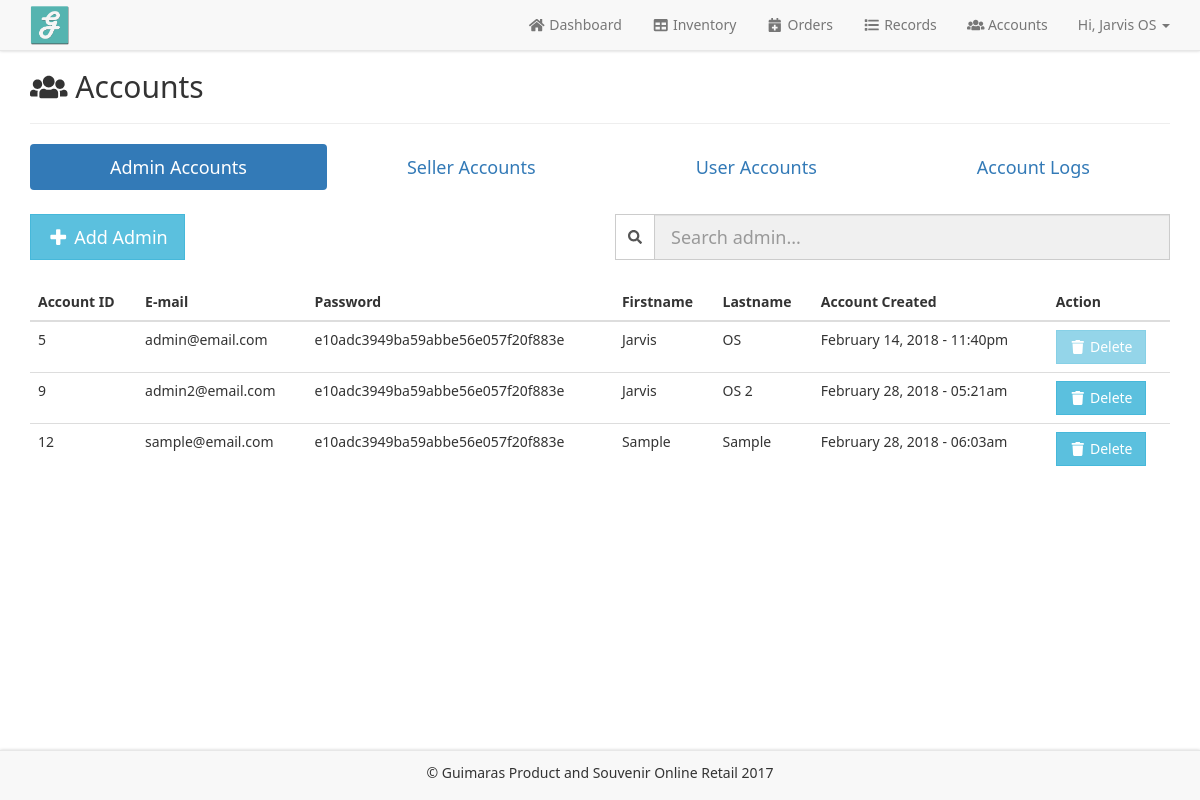
/admin/admin-accounts.php (signed in), run on the app's committed database.
### tables this page shows
CREATE TABLE `admins_tbl` (
  `acc_id` int(11) NOT NULL,
  `firstname` varchar(100) NOT NULL,
  `lastname` varchar(100) NOT NULL
);

CREATE TABLE `accounts_tbl` (
  `acc_id` int(11) NOT NULL,
  `email` varchar(100) NOT NULL,
  `password` varchar(100) NOT NULL,
  `acc_type` varchar(100) NOT NULL,
  `acc_created` timestamp NOT NULL DEFAULT CURRENT_TIMESTAMP
);

### functions/admin-account-session.php (called while the page is built, shortened)
<?php
	include "config.php";
	$acc_id = $_SESSION['acc_id'];
	$email = $_SESSION['email'];
	$acc_type = $_SESSION['acc_type'];
	if (empty($acc_id) && empty($email) && empty($acc_type)) {
		header("location: ../admin/index.php");
	}
	else {
		$acc_query = $conn->query("select * from accounts_tbl where acc_id = '".$acc_id."' and email = '".$email."' and acc_type = '".$acc_type."'");
		$acc_row = $acc_query->fetch();
		$admin_query = $conn->query("select * from admins_tbl where acc_id = '".$acc_row['acc_id']."'");
		$admin_row = $admin_query->fetch();
	}
?>

### admin/admin-accounts.php (the view, shortened to what this page needs)
<?php include "../functions/admin-account-session.php";?>
<!DOCTYPE html>
<html>
<head>
	<?php include "../includes/libraries-in.php";?>
</head>
<body>
<?php include "admin-navbar.php";?>
    <div class="container"  style="margin-top: 50px; margin-bottom: 75px;">
		<h2><i class="fa fa-users fa-fw"></i> Accounts</h2>
			<hr>
			<ul class="nav nav-pills nav-justified margin-bottom-lg">
			  <li class="active"><a class="btn btn-lg" href="admin-accounts.php">Admin Accounts</a></li>
			  <li><a class="btn btn-lg" href="admin-selleraccounts.php">Seller Accounts</a></li>
			  <li><a class="btn btn-lg" href="admin-useraccounts.php">User Accounts</a></li>
			  <li><a class="btn btn-lg" href="admin-accountlogs.php">Account Logs</a></li>
			</ul>
			<div class="row">
				<div class="col-lg-6 col-sm-6">
					<a data-toggle="modal" data-target="#modal-addaccount" class="btn btn-info btn-lg margin-bottom-lg"><i class="fa fa-plus fa-fw"></i> Add Admin</a>
				</div>
				<div class="col-lg-6 col-sm-6">
					<div class="input-group search-unextended pull-left">
					    <span class="input-group-addon"><i class="fa fa-search"></i></span>
					    <input type="text" class="form-control input-lg" name="search" placeholder="Search admin..." onkeyup="load_process ('admin-container', '../functions/search-module.php?search-admin='+this.value)" autocomplete="off">
					</div>
				</div>
			</div>
			<table class="table table-hover">
			    <thead>
			      <tr>
			        <th>Account ID</th>
			        <th>E-mail</th>
			        <th>Password</th>
			        <th>Firstname</th>
			        <th>Lastname</th>
			        <th>Account Created</th>
			        <th>Action</th>
			      </tr>
			    </thead>
			    <tbody id="admin-container">
			    <?php
			    	$cnt_acc_query = $conn->query("select count(acc_id) as acc_id from accounts_tbl where acc_type = 'Admin'");
					$cnt_acc_row = $cnt_acc_query->fetch();
					if ($cnt_acc_row['acc_id'] != 0) {
			    	$account_query = $conn->query("select * from accounts_tbl inner join admins_tbl on accounts_tbl.acc_id = admins_tbl.acc_id where acc_type = 'Admin'");
				    	while ($account_row = $account_query->fetch()) {
				    	?>
				    	<tr id="<?=$account_row['acc_id'];?>">
				    		<td><?=$account_row['acc_id'];?></td>
				    		<td><?=$account_row['email'];?></td>
				    		<td><?=$account_row['password'];?></td>
				    		<td><?=$account_row['firstname'];?></td>
				    		<td><?=$account_row['lastname'];?></td>
				    		<td><?=date("F j, Y - h:ia", strtotime($account_row['acc_created']));?></td>
				    		<td>
				    			<?php
				    				if ($account_row['acc_id'] == $admin_row['acc_id']) {
				    				?>
				    				<a class="btn btn-info disabled"><i class="fa fa-trash fa-fw"></i> Delete</a>
				    				<?php
				    				}
				    				else {
				    				?>
				    				<a data-toggle="modal" data-target="#modal-deleteadmin<?=$account_row['acc_id'];?>" class="btn btn-info"><i class="fa fa-trash fa-fw"></i> Delete</a>
				    				<?php
				    				}
				    			?>
				    		</td>
				    	</tr>
				    	<?php
				    	}
				    }
				    else {
				    	?>
				    	<tr>
				    		<td>No admin created yet.</td>
				    	</tr>
				    	<?php
				    }
			    ?>
			    </tbody>
			</table>
		</div>
<?php include "admin-footer.php";?>
</body>
</html>

### admin/admin-navbar.php (shortened to what this page needs)
<nav class="navbar navbar-default navbar-fixed-top">
  <div class="container">
    <div class="navbar-header">
      <a class="navbar-brand" href="#">
      	<img src="../web-images/gm-logo.png" class="img-responsive" style="height: 40px; width: auto; margin-top: -10px;">
      </a>
    </div>
    <div class="collapse navbar-collapse" id="myNavbar">
      <ul class="nav navbar-nav navbar-right">
        <li><a href="admin-dashboard.php"><i class="fa fa-home fa-fw"></i> Dashboard</a></li>
		<li><a href="admin-inventory.php"><i class="fa fa-table fa-fw"></i> Inventory</a></li>
		<li><a href="admin-orders.php"><i class="fa fa-calendar-plus fa-fw"></i> Orders</a></li>
        <li><a href="admin-records.php"><i class="fa fa-list fa-fw"></i> Records</a></li>
		<li><a href="admin-accounts.php"><i class="fa fa-users fa-fw"></i> Accounts</a></li>
        <li class="dropdown">
        	<a class="dropdown-toggle" data-toggle="dropdown" href="#">Hi, <?=$admin_row['firstname'];?> <?=$admin_row['lastname'];?> <span class="caret"></span></a>
        </li>
      </ul>
    </div>
  </div>
</nav>

### data on the page
admins_tbl: firstname "Jarvis", lastname "OS"
accounts_tbl: admins_tbl.acc_id "5", email "admin@email.com", password "e10adc3949ba59abbe56e057f20f883e", admins_tbl.firstname "Jarvis", admins_tbl.lastname "OS", acc_created "February 14, 2018 - 11:40pm", shows "Delete"
accounts_tbl: admins_tbl.acc_id "9", email "admin2@email.com", password "e10adc3949ba59abbe56e057f20f883e", admins_tbl.firstname "Jarvis", admins_tbl.lastname "OS 2", acc_created "February 28, 2018 - 05:21am"
accounts_tbl: admins_tbl.acc_id "12", email "sample@email.com", password "e10adc3949ba59abbe56e057f20f883e", admins_tbl.firstname "Sample", admins_tbl.lastname "Sample", acc_created "February 28, 2018 - 06:03am"
